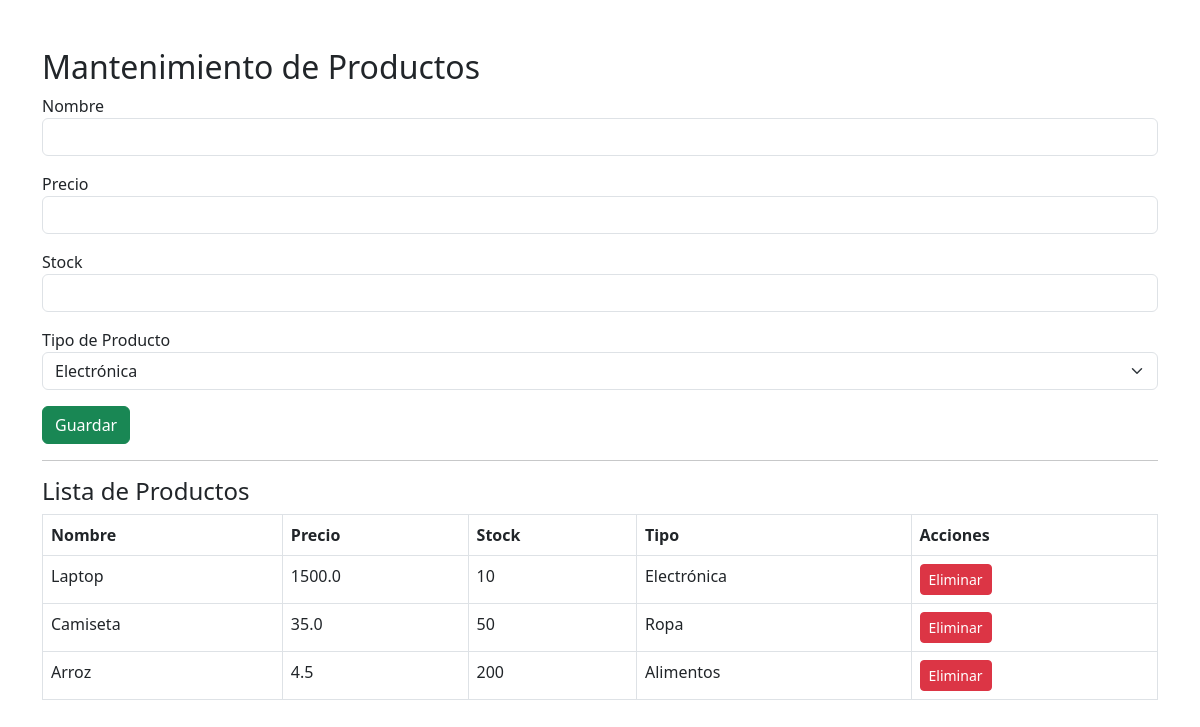
The page /mantenimiento (signed in) on the database its author committed.
### tables this page shows
CREATE TABLE producto (
        id INTEGER PRIMARY KEY AUTOINCREMENT,
        nombre TEXT NOT NULL,
        precio REAL NOT NULL,
        stock INTEGER NOT NULL,
        tipo_producto_id INTEGER,
        FOREIGN KEY (tipo_producto_id) REFERENCES tipo_producto(id)
    );

CREATE TABLE tipo_producto (
        id INTEGER PRIMARY KEY AUTOINCREMENT,
        nombre TEXT NOT NULL
    );

### holamundo.py (the view, shortened to what this page needs)
@app.route("/mantenimiento", methods=["GET", "POST"])
def mantenimiento():
    if "usuario" not in session:
        return redirect(url_for("login"))
    conn = get_db_connection()
    conn.row_factory = sqlite3.Row
    cursor = conn.cursor()
    cursor.execute("SELECT * FROM tipo_producto")
    tipos = [dict(row) for row in cursor.fetchall()]
    cursor.execute("""
        SELECT p.id, p.nombre, p.precio, p.stock, t.nombre as tipo
        FROM producto p JOIN tipo_producto t ON p.tipo_producto_id = t.id
    """)
    productos = [dict(row) for row in cursor.fetchall()]
    conn.close()
    return render_template("mantenimiento.html", productos=productos, tipos=tipos)

### holamundo.py (called while the page is built)
def get_db_connection():
    return sqlite3.connect("mibase.db")

### templates/mantenimiento.html (shortened to what this page needs)
<!DOCTYPE html>
<html>
<head>
    <link href="https://cdn.jsdelivr.net/npm/bootstrap@5.3.0/dist/css/bootstrap.min.css" rel="stylesheet">
</head>
<body>
<div class="container mt-5">
    <h2>Mantenimiento de Productos</h2>
    <form method="post">
        <div class="mb-3">
            <label>Nombre</label>
            <input type="text" class="form-control" name="nombre" required>
        </div>
        <div class="mb-3">
            <label>Precio</label>
            <input type="number" class="form-control" name="precio" step="0.01" required>
        </div>
        <div class="mb-3">
            <label>Stock</label>
            <input type="number" class="form-control" name="stock" required>
        </div>
        <div class="mb-3">
            <label>Tipo de Producto</label>
            <select name="tipo_producto" class="form-select" required>
                {% for tipo in tipos %}
                <option value="{{ tipo.id }}">{{ tipo.nombre }}</option>
                {% endfor %}
            </select>
        </div>
        <button type="submit" class="btn btn-success">Guardar</button>
    </form>
    <hr>
    <h4>Lista de Productos</h4>
    <table class="table table-bordered">
        <thead>
            <tr><th>Nombre</th><th>Precio</th><th>Stock</th><th>Tipo</th><th>Acciones</th></tr>
        </thead>
        <tbody>
            {% for p in productos %}
            <tr>
                <td>{{ p.nombre }}</td><td>{{ p.precio }}</td><td>{{ p.stock }}</td><td>{{ p.tipo }}</td>
                <td><a href="/eliminar/{{ p.id }}" class="btn btn-danger btn-sm">Eliminar</a></td>
            </tr>
            {% endfor %}
        </tbody>
    </table>
</div>
</body>
</html>

### rows shown on the page
producto: nombre "Laptop", precio "1500.0", stock "10", tipo "Electrónica"
producto: nombre "Camiseta", precio "35.0", stock "50", tipo "Ropa"
producto: nombre "Arroz", precio "4.5", stock "200", tipo "Alimentos"

### other values the page prints
form field tipo_producto "Electrónica"
